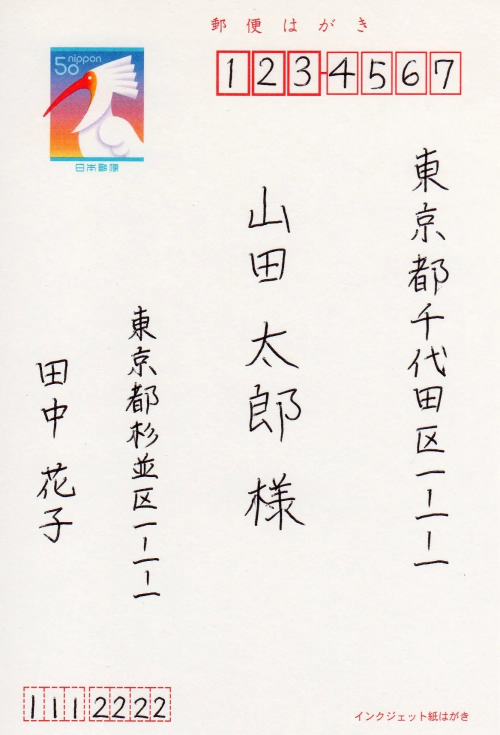
#> input picture section3/find_contours/post_card.png, 1000 x 1470 px (shown at 1/2 size)
$ python detect_zip.py
#> lines starting #> are read from the running program, lines starting #| are printed output that depends on the picture; after the words box and inside, x2 and y2 are one past the last pixel; in counts of white or black regions, pixels touching at a corner belong together
#!/usr/bin/env python
# coding: utf-8

# In[75]:


"""
ハガキ画像から郵便番号領域を抽出する
"""
def detect_zipno(filename):

#> called with filename = 'post_card.png'
    import cv2
    import matplotlib.pyplot as plt

    #画像の読み込み
    img=cv2.imread(filename)
#> img is the input picture: shape (1470, 1000, 3); mean B, G, R 230.8, 234.2, 240
    #画像のサイズ確認
    h, w=img.shape[:2]
#> h = 1470; w = 1000
    #画像の右上のみ抽出する
    img=img[0:h//4, w//3:]
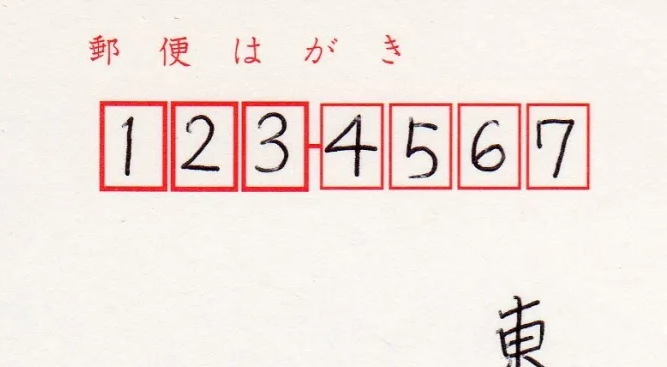
#> img: shape (367, 667, 3); mean B, G, R 226.4, 231, 242.8

    #画像の2値化
    gray=cv2.cvtColor(img, cv2.COLOR_BGR2GRAY)
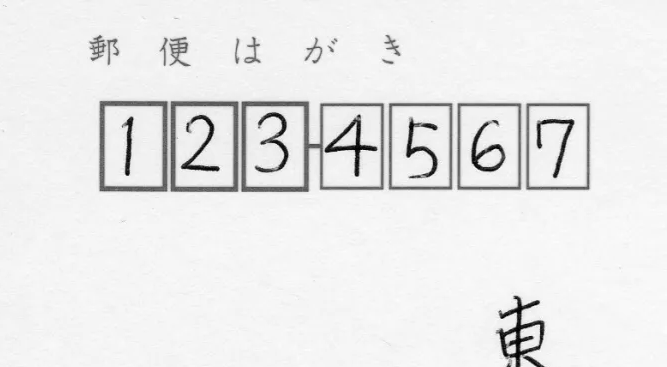
#> gray: shape (367, 667); min 0, max 255, mean 234.1
    gray=cv2.GaussianBlur(gray, (3,3), 0)
    im2=cv2.threshold(gray, 140, 255, cv2.THRESH_BINARY_INV)[1]
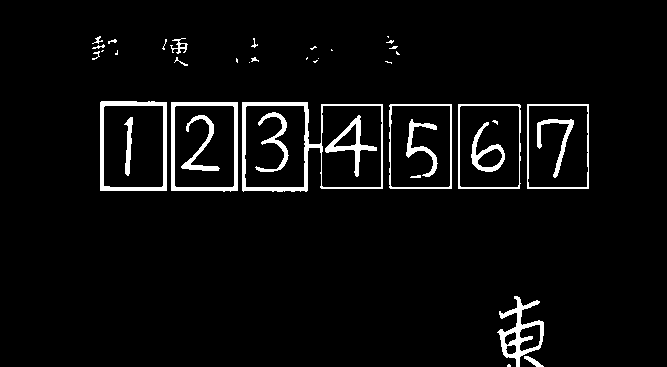
#> im2: shape (367, 667); 4.5% white; 41 white regions (17 under 20 px)

    #輪郭の抽出
    contours=cv2.findContours(im2, cv2.RETR_LIST, cv2.CHAIN_APPROX_SIMPLE)[0]
#> contours = 54 contours, 25 with area under 20; largest, box (x1, y1, x2, y2) and area: (242, 102, 383, 192) 10945, (100, 101, 167, 191) 5850, (171, 102, 238, 192) 5811, (389, 104, 452, 189) 5187, (458, 104, 521, 189) 5165

    #抽出した輪郭をリストに格納
    result=[]
    for pt in contours:
        x, y, w, h=cv2.boundingRect(pt)
        #大きすぎたり、小さすぎたりする領域は除去
        if not(60<w<70):
            continue
        result.append([x,y,w,h])
#> this loop made 54 passes
#> (x, y, w, h) on passes 1 to 12: (507, 364, 4, 3), (524, 356, 20, 11), (505, 344, 12, 11), (504, 331, 13, 15), (519, 324, 22, 28), (497, 296, 47, 71), (410, 175, 11, 3), (477, 148, 26, 20), (333, 123, 24, 25), (471, 122, 34, 50), (492, 120, 6, 5), (537, 119, 37, 59)
#> (pt, x, y, w, h) on passes 25, 35, 36, 39, 42, 43: ([[527, 104], [527, 188], [588, 188], [588, 104]], 527, 104, 62, 85), ([[236, 58], [236, 61], [237, 62], [237, 59]], 236, 58, 2, 5), ([[307, 57], [306, 58], [306, 59], [307, 58]], 306, 57, 2, 3), ([[396, 51], [396, 53], [397, 54], [399, 54]], 396, 51, 4, 4), ([[102, 50], [101, 51], [102, 51], [103, 50]], 101, 50, 3, 2), ([[331, 49], [331, 50], [332, 50]], 331, 49, 2, 2)
#> after the loop, result = [[527, 105, 62, 83], [459, 105, 61, 83], [390, 105, 61, 83], [321, 105, 62, 83], [244, 105, 62, 83], [174, 105, 61, 83], [103, 105, 61, 83], [527, 104, 62, 85], [458, 104, 63, 85], [389, 104, 63, 85], [171, 102, 67, 90], [100, 101, 67, 90]]

    #抽出した輪郭が左側から並ぶようにソート
    result=sorted(result, key=lambda x: x[0])
#> result = [[100, 101, 67, 90], [103, 105, 61, 83], [171, 102, 67, 90], [174, 105, 61, 83], [244, 105, 62, 83], [321, 105, 62, 83], [389, 104, 63, 85], [390, 105, 61, 83], [458, 104, 63, 85], [459, 105, 61, 83], [527, 105, 62, 83], [527, 104, 62, 85]]

    #抽出した輪郭が近すぎるものを除去
    result2=[]
    lastx=-100
    for x,y,w,h in result:
            if(x-lastx)<5: continue

            result2.append([x,y,w,h])
            lastx=x
#> this loop made 12 passes
#> (x, y, w, h, lastx) on passes 1, 3, 5, 6, 7, 9, 11: (100, 101, 67, 90, 100), (171, 102, 67, 90, 171), (244, 105, 62, 83, 244), (321, 105, 62, 83, 321), (389, 104, 63, 85, 389), (458, 104, 63, 85, 458), (527, 105, 62, 83, 527)
#> after the loop, result2 = [[100, 101, 67, 90], [171, 102, 67, 90], [244, 105, 62, 83], [321, 105, 62, 83], [389, 104, 63, 85], [458, 104, 63, 85], [527, 105, 62, 83]]

    #緑色の枠を描く
    for x,y,w,h in result2:
        cv2.rectangle(img, (x,y), (x+w,y+h), (0,255,0), 5)
#> this loop made 7 passes
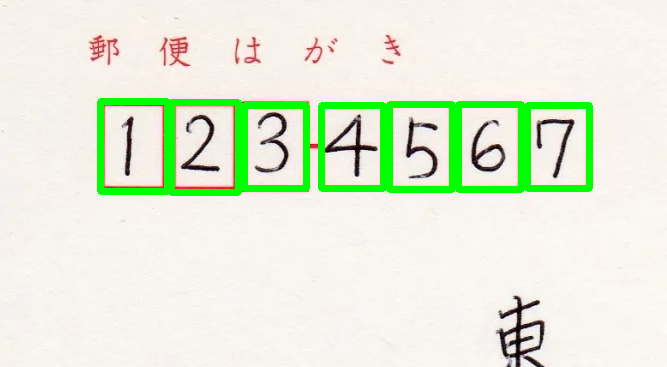
#> img: shape (367, 667, 3); 5.67% of pixels changed, all inside (x1, y1, x2, y2) = (97, 98, 593, 196)

    return result2, img

if __name__=='__main__':
    #ハガキ画像を指定して、領域を抽出
    filename="post_card.png"
    cnts, img=detect_zipno(filename)
#> cnts has the same summary as result2 in detect_zipno

    #画面に抽出結果表示
#> (the run stopped early here; a loop or call above may not have finished)
